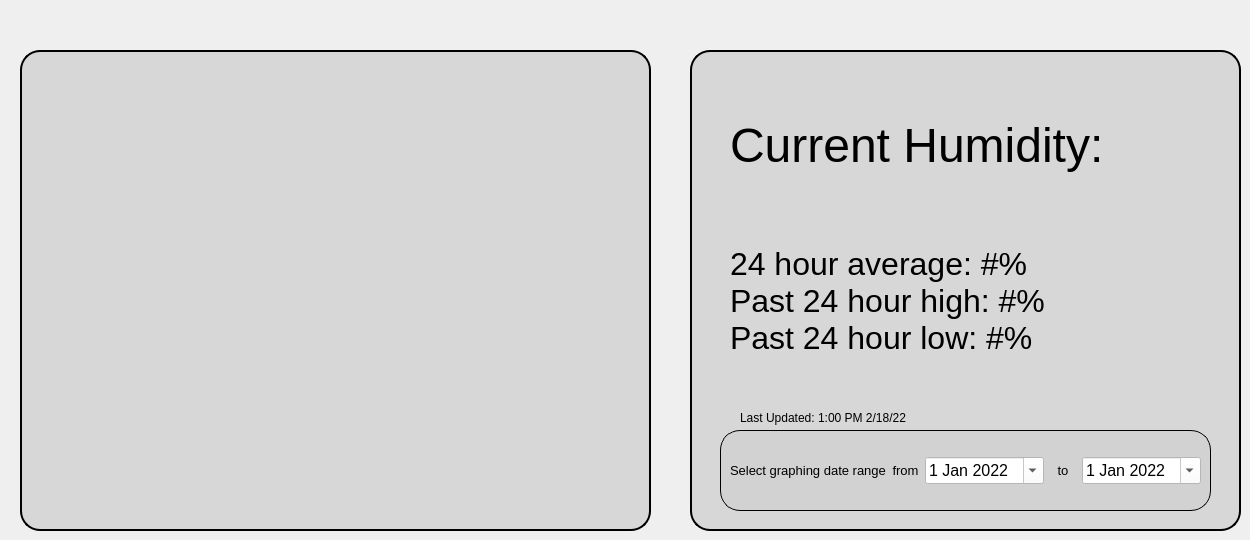
      <widget class="QWidget" name="Humidity">
       <attribute name="title">
        <string>Humidity</string>
       </attribute>
       <widget class="QFrame" name="HumidityFrame1">
        <property name="geometry">
         <rect>
          <x>20</x>
          <y>50</y>
          <width>631</width>
          <height>481</height>
         </rect>
        </property>
        <property name="styleSheet">
         <string notr="true">QFrame{
border: 2px solid black;
background: rgb(215, 215, 215); /*185 */
border-radius:20px;
}</string>
        </property>
        <property name="frameShape">
         <enum>QFrame::StyledPanel</enum>
        </property>
        <property name="frameShadow">
         <enum>QFrame::Raised</enum>
        </property>
        <widget class="QCustomPlot" name="PlotHumidity" native="true">
         <property name="geometry">
          <rect>
           <x>20</x>
           <y>20</y>
           <width>591</width>
           <height>441</height>
          </rect>
         </property>
         <property name="styleSheet">
          <string notr="true">QCustomPlot{
border-radius:20px;
}</string>
         </property>
        </widget>
       </widget>
       <widget class="QFrame" name="HumidityFrame2">
        <property name="geometry">
         <rect>
          <x>690</x>
          <y>50</y>
          <width>551</width>
          <height>481</height>
         </rect>
        </property>
        <property name="styleSheet">
         <string notr="true">QFrame#HumidityFrame2{
border: 2px solid black;
background: rgb(215, 215, 215); /*185 */
border-radius: 20px;
}

QFrame{
	border-radius: 20px;
}</string>
        </property>
        <property name="frameShape">
         <enum>QFrame::StyledPanel</enum>
        </property>
        <property name="frameShadow">
         <enum>QFrame::Raised</enum>
        </property>
        <widget class="QLabel" name="HumidityVal">
         <property name="geometry">
          <rect>
           <x>40</x>
           <y>-10</y>
           <width>941</width>
           <height>211</height>
          </rect>
         </property>
         <property name="font">
          <font>
           <pointsize>36</pointsize>
          </font>
         </property>
         <property name="text">
          <string>Current Humidity:</string>
         </property>
         <property name="scaledContents">
          <bool>false</bool>
         </property>
        </widget>
        <widget class="QLabel" name="HumidityStats">
         <property name="geometry">
          <rect>
           <x>40</x>
           <y>190</y>
           <width>471</width>
           <height>121</height>
          </rect>
         </property>
         <property name="font">
          <font>
           <pointsize>24</pointsize>
          </font>
         </property>
         <property name="text">
          <string>24 hour average: #%
Past 24 hour high: #%
Past 24 hour low: #%</string>
         </property>
        </widget>
        <widget class="QFrame" name="DateFrame">
         <property name="geometry">
          <rect>
           <x>30</x>
           <y>380</y>
           <width>491</width>
           <height>81</height>
          </rect>
         </property>
         <property name="styleSheet">
          <string notr="true">QFrame{
border: 1px solid black;
background: rgb(210, 210, 210);
}</string>
         </property>
         <layout class="QHBoxLayout" name="horizontalLayout_2">
          <item>
           <widget class="QLabel" name="label_8">
            <property name="font">
             <font>
              <pointsize>10</pointsize>
             </font>
            </property>
            <property name="styleSheet">
             <string notr="true">QFrame{
border: 0px solid black;
background: rgb(210, 210, 210);
}</string>
            </property>
            <property name="text">
             <string>Select graphing date range</string>
            </property>
           </widget>
          </item>
          <item>
           <widget class="QLabel" name="From_2">
            <property name="font">
             <font>
              <pointsize>10</pointsize>
             </font>
            </property>
            <property name="styleSheet">
             <string notr="true">QFrame{
border: 0px solid black;
background: rgb(210, 210, 210);
}</string>
            </property>
            <property name="text">
             <string>from</string>
            </property>
            <property name="alignment">
             <set>Qt::AlignCenter</set>
            </property>
           </widget>
          </item>
          <item>
           <widget class="QDateEdit" name="FirstDate_2">
            <property name="sizeIncrement">
             <size>
              <width>2</width>
              <height>2</height>
             </size>
            </property>
            <property name="font">
             <font>
              <pointsize>12</pointsize>
             </font>
            </property>
            <property name="styleSheet">
             <string notr="true">QDateEdit{
	background:white;
}</string>
            </property>
            <property name="dateTime">
             <datetime>
              <hour>0</hour>
              <minute>0</minute>
              <second>0</second>
              <year>2022</year>
              <month>1</month>
              <day>1</day>
             </datetime>
            </property>
            <property name="calendarPopup">
             <bool>true</bool>
            </property>
           </widget>
          </item>
          <item>
           <widget class="QLabel" name="To_2">
            <property name="font">
             <font>
              <pointsize>10</pointsize>
             </font>
            </property>
            <property name="styleSheet">
             <string notr="true">QFrame{
border: 0px solid black;
background: rgb(210, 210, 210);
}</string>
            </property>
            <property name="text">
             <string>to</string>
            </property>
            <property name="alignment">
             <set>Qt::AlignCenter</set>
            </property>
           </widget>
          </item>
          <item>
           <widget class="QDateEdit" name="SecondDate_2">
            <property name="font">
             <font>
              <pointsize>12</pointsize>
             </font>
            </property>
            <property name="styleSheet">
             <string notr="true">QDateEdit{
	background:white;
}</string>
            </property>
            <property name="dateTime">
             <datetime>
              <hour>0</hour>
              <minute>0</minute>
              <second>0</second>
              <year>2022</year>
              <month>1</month>
              <day>1</day>
             </datetime>
            </property>
            <property name="calendarPopup">
             <bool>true</bool>
            </property>
           </widget>
          </item>
         </layout>
        </widget>
        <widget class="QLabel" name="HumidityUpdated">
         <property name="geometry">
          <rect>
           <x>50</x>
           <y>360</y>
           <width>461</width>
           <height>16</height>
          </rect>
         </property>
         <property name="text">
          <string>Last Updated: 1:00 PM 2/18/22</string>
         </property>
        </widget>
       </widget>
      </widget>
